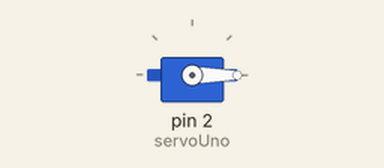
Recording of a sketch running on a simulated Arduino Uno, built with avr-gcc and run on an emulated ATmega328P. On the bench: servo.

Above: at 0.05 s.
Timing chart, 0 to 4.6 s (numbered marks = the images above):
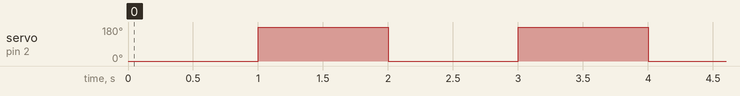

The sketch:

Main.ino
```cpp
#include <Servo.h>

Servo servoUno;
int tiempo = 1000;

void setup()
{
    servoUno.attach(2); //Pin al que va el cable de señal del servo
}

void loop()
{
    servoUno.write(0); //Grados
    delay(tiempo);     //Lo que tarda en ir al siguiente
    servoUno.write(180);
    delay(tiempo);
}
```

Measured:
- by itself, servo on pin 2 (servoUno): alternates 180° for 1.0 s and 0° for 1.0 s
